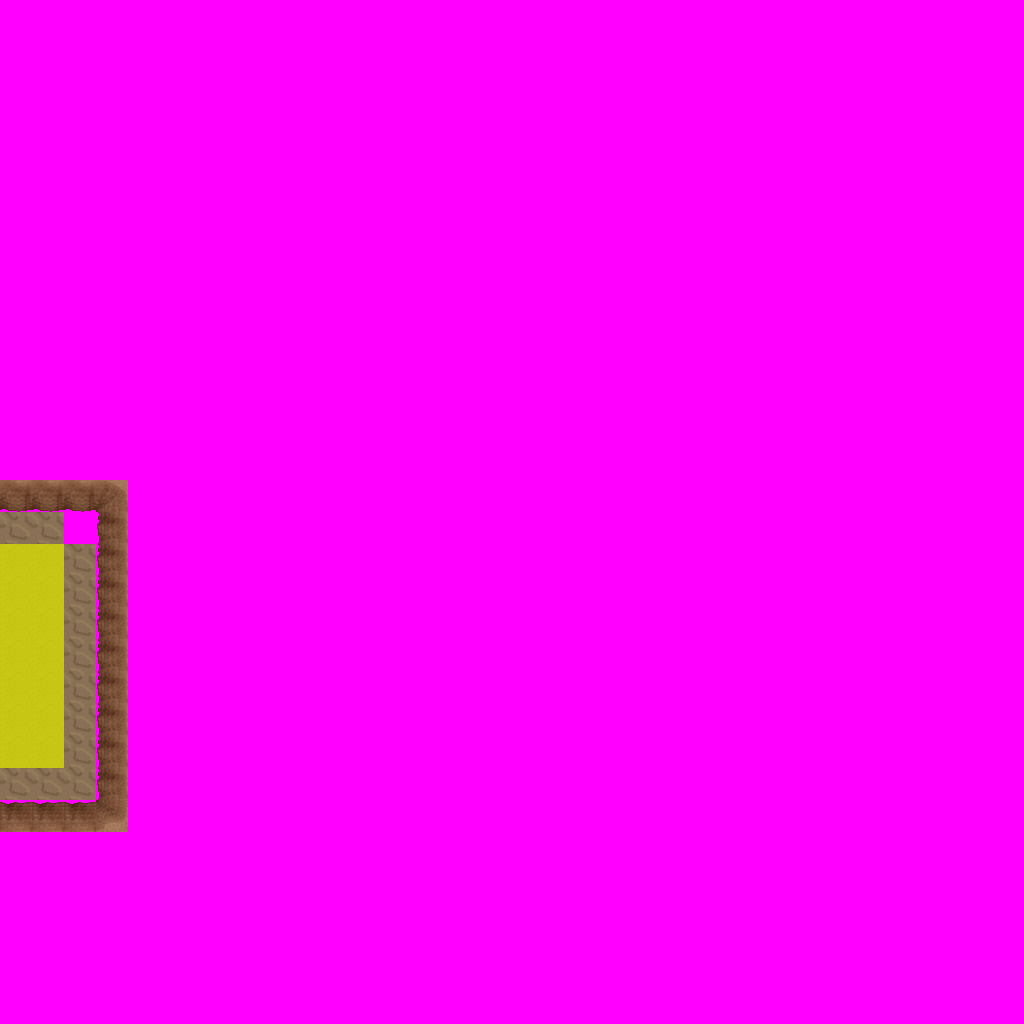

Tiled map render using the project's own tile images. Description and the map definition, with tile-layer contents summarised, below:
An orthogonal 32x32 tile map with 32x32 px tiles, 6 tile layers (Ground, Objects, Above, Walkable, ...), 6 tilesets and 2 objects (newmap, from_east_0).

<map version="1.0" orientation="orthogonal" width="32" height="32" tilewidth="32" tileheight="32">
 <tileset firstgid="1" name="ground_brown" tilewidth="32" tileheight="32">
  <image source="../drawable/ground_brown.png" width="160" height="32" />
 </tileset>
 <tileset firstgid="6" name="furniture_carpet_plain_colours" tilewidth="32" tileheight="32">
  <image source="../drawable/furniture_carpet_plain_colours.png" width="320" height="32" />
 </tileset>
 <tileset firstgid="16" name="furniture_carpet_rug_border" tilewidth="32" tileheight="32">
  <image source="../drawable/furniture_carpet_rug_border.png" width="96" height="96" />
 </tileset>
 <tileset firstgid="25" name="item_statue_metal_and_stone" tilewidth="32" tileheight="32">
  <image source="../drawable/item_statue_metal_and_stone.png" width="96" height="64" />
 </tileset>
 <tileset firstgid="31" name="building_wall_int_sandstone" tilewidth="32" tileheight="32">
  <image source="../drawable/building_wall_int_sandstone.png" width="96" height="160" />
 </tileset>
 <tileset firstgid="46" name="walkable_sentinel" tilewidth="32" tileheight="32">
  <image source="../drawable/walkable_sentinel.png" width="32" height="32" />
 </tileset>
 <layer name="Ground" width="32" height="32">
  <data>[1024 cells, 1024 non-empty, 2 distinct tile ids]</data>
 </layer>
 <layer name="Objects" width="32" height="32">
  <data>[1024 cells, 16 non-empty, 8 distinct tile ids]</data>
 </layer>
 <layer name="Above" width="32" height="32">
  <data>[1024 cells, 0 non-empty, 0 distinct tile ids]</data>
 </layer>
 <layer name="Walkable" width="32" height="32">
  <data>[1024 cells, 998 non-empty, 1 distinct tile ids]</data>
 </layer>
 <layer name="Objects_stendhal" width="32" height="32">
  <data>[1024 cells, 31 non-empty, 6 distinct tile ids]</data>
 </layer>
 <layer name="Objects_stendhal2" width="32" height="32">
  <data>[1024 cells, 0 non-empty, 0 distinct tile ids]</data>
 </layer>
 <objectgroup name="Mapevents" width="32" height="32">
  <object name="exit_west_0" type="newmap" x="0" y="512" width="32" height="288">
   <properties>
    <property name="map" value="level_1_kotoch_entrance_n_x1_y3" />
    <property name="place" value="from_west_0" />
   </properties>
  </object>
 </objectgroup>
 <objectgroup name="Spawn" width="32" height="32">
  <object name="from_east_0" x="0" y="640" width="32" height="32" />
 </objectgroup>
 <objectgroup name="Keys" width="32" height="32" />
 <objectgroup name="Replace" width="32" height="32" />
</map>
